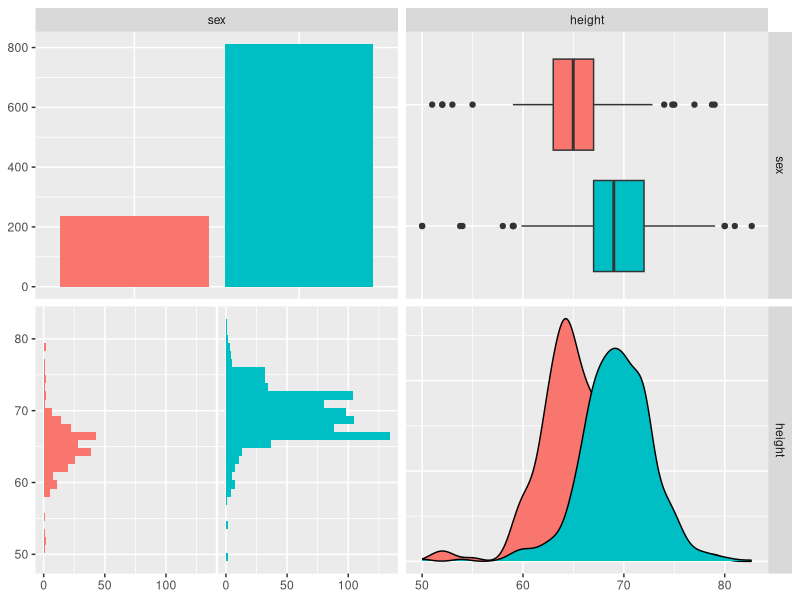

The R source for this figure:
## ---- chunk 1
knitr::opts_chunk$set(echo = TRUE)
###1. Importar as Extenções
library(e1071)
library(tidyverse)
library(caret)
library(dslabs)
library(ggrepel)
library(GGally)
## ---- chunk 2
# define the outcome and predictors
data(heights)
y <- heights$sex
x <- heights$height
#Divisão do Treino e do Teste
set.seed(2)
test_index <- createDataPartition(y, times = 1, p = 0.5, list = FALSE)
test_set <- heights[test_index, ]
train_set <- heights[-test_index, ]
head(test_set)
## ---- chunk 3

ggpairs(heights, columns = 1:2, ggplot2::aes(colour=sex))

## ---- chunk 4
# guess the outcome
pp <- seq(0, 1, 0.001)
accuracy <- map_df(pp, function(p){   ##Este algoritmo descobre o melhor p 
  n <- length(test_index)
  y_hat <- sample(c("Male", "Female"), n, replace = TRUE, prob=c(p, 1-p)) %>% 
  factor(levels = levels(train_set$sex))
  accu=mean(y_hat == train_set$sex)
  tibble(accura=accu)
})
p=pp[which.max(accuracy$accura)]
p
n <- length(test_index)
y_hat <- sample(c("Male", "Female"), n, replace = TRUE, prob=c(p, 1-p)) %>% 
  factor(levels = levels(test_set$sex))
mean(y_hat == test_set$sex)
confusionMatrix(data = y_hat,reference = test_set$sex)
